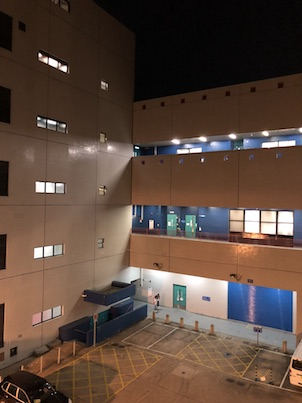
%> input picture ImageStitching/Code/testIMG/group1/5.JPG, 302 x 403 px
$ octave csit5410_assign3.m   (GNU Octave 9; MATLAB toolbox functions it lacks are replaced by stand-ins)
%> lines starting %> are read from the running program, lines starting %| are printed output that depends on the picture; in (x1, y1, x2, y2) boxes, pixels count from 0 and x2, y2 are one past the last pixel; in counts of white or black regions, pixels touching at a corner belong together; the program's own positions count from 1
### ImageStitching/Code/cylinderProjection.m
function imgD = cylinderProjection(img, degree)

H = size(img,1); % height of original image
W = size(img,2); % weight of original image
C = size(img,3); % channel of original image

f = W/(2*tan(degree/2)); % locus
newH = H;
newW = floor(2*f*atan(W/2/f));

% new image
imgD = uint8(zeros(newH,newW,C));
interpolation_method = 'nearest';

% Cylindrical Projection
for i = 1:size(imgD,1)
	for j = 1:size(imgD,2)
		% get coordinates of projection
		pos = reverse_transform(i,j,f,W,H);
		x = pos(1);y=pos(2);

		% assign intensity values (y,x)
		if y>=1 && y<=H && x>=1 && x<=W
			if strcmp(interpolation_method,'nearest')
				for k = 1:size(imgD,3)
					imgD(i,j,k) = img(round(y),round(x),k);
				end
			elseif strcmp(interpolation_method,'bilinear')
				for k = 1:size(imgD,3)
					y_0 = floor(y); y_1 = ceil(y);
					x_0 = floor(x); x_1 = ceil(x);
					f_00 = img(y_0,x_0,k); f_10 = img(y_1,x_0,k);
					f_01 = img(y_0,x_1,k); f_11 = img(y_1,x_1,k);

					value = f_00*(x_1-x)*(y_1-y) + f_10*(x-x_0)*(y_1-y) + f_01*(x_1-x)*(y-y_0) + f_11*(x-x_0)*(y-y_0);
					imgD(i,j,k) = round(value);
				end
			end
		end
	end
end

end

% reverse tranformation function of Cylindrical Projection
% [9 lines left out: function reverse_transform, not called in this run]

### ImageStitching/Code/harris.m
function [Points,V] = harris(Img, threshold)

% convert to gray scale and avoid overflow
im = double(rgb2gray(Img));

% Sobel detector
gx = [-1 -2 -1; 0 0 0; 1 2 1]; % horizontal
gy = [-1 0 1; -2 0 2; -1 0 1]; % vertical

% compute x and y derivatives
Ix = imfilter(im,gx);
Iy = imfilter(im,gy);

% compute products of derivatives
Ix2 = Ix.*Ix;
Iy2 = Iy.*Iy;
Ixy = Ix.*Iy;

% apply gaussian window filter to compute sum
gau_filter= fspecial('gaussian',[10 10]);
Ix2 = imfilter(Ix2,gau_filter);
Iy2 = imfilter(Iy2,gau_filter);
Ixy = imfilter(Ixy,gau_filter);

% for each pixel, get the value R and Rmax
R = zeros(size(Img,1),size(Img,2));
Rmax = 0;
for i = 1:size(Img,1)
	for j = 1:size(Img,2)
		det_M = Ix2(i,j)*Iy2(i,j) - Ixy(i,j)*Ixy(i,j) ;
		trace_M = Ix2(i,j)+Iy2(i,j) ;
		R(i,j) = det_M - 0.08* (trace_M*trace_M);
		if Rmax < R(i,j)
			Rmax = R(i,j);
		end
	end
end

% get the corner points coordinates and intesities
Points = [];
V = [];
% ignore the image border
for i = 2:size(Img,1)-1
	for j = 2:size(Img,2)-1
		if R(i,j)>=(Rmax*threshold) && nonmax_suppression(R,i,j)==1
			Points = [Points; [i,j]];
			V = [V; Img(i,j)];
		end
	end
end

end

% non max suppression: to pick the local maxima in 9*9 window
% [14 lines left out: function nonmax_suppression, not called in this run]

### ImageStitching/Code/featureDescribe.m
function descriptors = featureDescribe(img, Points)

% convert to gray scale and avoid overflow
im = double(rgb2gray(img));

% gaussian smoothing
gau_filter= fspecial('gaussian',[5 5]);
im = imfilter(im,gau_filter);
% avoid exceeding array bound
win_len = 20;
im = padarray(im,[win_len win_len]);

% go through each corner points
descriptors = [];
for k = 1:size(Points,1)
	y = Points(k,1)+win_len;
	x = Points(k,2)+win_len;
	% region window is center in (y,x)
	region = im(y-win_len+1 : y+win_len, x-win_len+1 : x+win_len);
	region = imresize(region, 0.2);

	% normalized intensity values
	region_value = zscore(region);
	region_value = region_value(:)'; % row vector

	% combine
	descriptors = [descriptors; region_value];

end

### ImageStitching/Code/distanceMatch.m
function [matchA, matchB] = distanceMatch(describeA,describeB,pointsA,pointsB, threshold)

matchA = []; matchB = [];
for i = 1:size(describeA,1)
	dis = zeros(1,size(describeB,1));
	for j = 1:size(describeB,1)
		dis(1,j) = L2(describeA(i,:)-describeB(j,:));
	end
	sorted_dis = sort(dis); % increasing order

	% closest neighbor has less than threshold times 2nd one
	if sorted_dis(1) < threshold*sorted_dis(2)
		[~,bestj] = min(dis);
		matchA = [matchA [pointsA(i,2) pointsA(i,1) 1]' ];  		% trap: (x,y,1)
		matchB = [matchB [pointsB(bestj,2) pointsB(bestj,1) 1]' ];
	end
end

end


% L2-norm of the vector
function l2 = L2(vec)
l2 = sqrt(sum(vec.*vec));
end

### ImageStitching/Code/RANSAC.m
function [H, inliers] = RANSAC(pointsA,pointsB,threshold,iteration)
% Random Sample Consensus
% inhomogeneous version

% initilization
max_cnt = 0;
bestH = zeros(3,3);
bestidx = [false false false false false false false false];
iter = 0;

% get the largest set of inliners
while true
	% select 8 pairs of points from two sets
	idx = randperm(size(pointsA,2),8);

	% caculate the transformation matrix H based on 8 pairs of points
	pA = pointsA(:,idx);
	pB = pointsB(:,idx);
	H = computeH(pA,pB);

	% determine the inliners
	v = H*pointsA - pointsB;
	err = sum(v.*v,1);			% sum of square difference
	cnt = sum(err<threshold); 	% the number of inliers

	% check termination condition
	if ((cnt/size(pointsA,2)) >0.95) || (iter>=iteration)
		break;
	end

	% update H if perform better
	if cnt > max_cnt
		max_cnt = cnt;
		bestH = H;
		bestidx = (err<threshold);
	end
	iter = iter+1;

end

% use Least square fit to re-compute H
inliers = bestidx;
pA = pointsA(:,bestidx);
pB = pointsB(:,bestidx);
H = least_square(pA,pB);

end

% compute transformation matrix H (inhomogeneous solution)
function H = computeH(pA, pB)

% construct M
M = [];
for i = 1:size(pA,2)
	xi = pA(1,i); yi = pA(2,i);
	xxi = pB(1,i); yyi = pB(2,i);
	Mi = [xi yi 1 0 0 0 -1*xxi*xi -1*xxi*yi; ...
		  0 0 0 xi yi 1 -1*yyi*xi -1*yyi*yi];
	M = [M; Mi];
end

% construct T
tmp = pB(1:2,:);
T = tmp(:);

% compute h
% pinv: solve singular matrix
h = pinv(M)*T; 	%inv(M)*T;

% get H
% H = [h(1) h(4) h(7); ...
% 	 h(2) h(5) h(8); ...
% 	 h(3) h(6) 1];
H = [h(1) h(2) h(3); ...
	 h(4) h(5) h(6); ...
	 h(7) h(8) 1];

end

% least squre fit to get matrix H
function H = least_square(pA,pB)
H = pB/pA;
end

### ImageStitching/Code/merge.m
function result = merge(imgA,imgB,H)

[hA,wA,~] = size(imgA); % based on Img A
[hB,wB,~] = size(imgB); % warped Img B

% get size and coordinates of merged result image
[newH,newW,y1,x1,y2,x2] = getMerge(hB,wB,hA,wA,H);

% merge image A and image B to get new image result
result = uint8(zeros(newH,newW,3));
interpolation_method = 'nearest';

% merge image B into result image
for i = 1:newH
	for j = 1:newW
		if i>=y1 && j>=x1
			% get coordinates of projection
			pos = H*([j,i,1]');
			x=pos(1)./pos(3); y=pos(2)./pos(3);
			if y>=1 && y<=hB && x>=1 && x<=wB
				result(i,j,:) = imgB(round(y),round(x),:);
			end
		end

	end
end

% merge image A into result image and do image blending
result = mergeA_blend(result, imgA, 1,1);

end

% get size and coordinates of merged result image
function [newH,newW,y1,x1,y2,x2] = getMerge(hB,wB,hA,wA,H)

% mesh-grid for the warped image B
[X,Y] = meshgrid(1:wB,1:hB);
posB = ones(3,hB*wB);
posB(1,:) = reshape(X,1,hB*wB);
posB(2,:) = reshape(Y,1,hB*wB);

% determine the four corner
new_pos = H\posB;
Bleft = min(new_pos(1,:));
Bright = max(new_pos(1,:));
Btop = min(new_pos(2,:));
Bbottom = max(new_pos(2,:));

% round to integer
left = fix(min([1,Bleft]));
right = fix(max([wA,Bright]));
top = fix(min([1,Btop]));
bottom = fix(max([hA,Bbottom]));

newH = bottom - top + 1;
newW = right - left + 1;
x1 = left;
y1 = top;
x2 = 2 - left;
y2 = 2 - top;

end

% merge image A into result image and do image blending
function [newImg] = mergeA_blend(result, unwarped_image, x, y)

% avoid calculation problem
result = double(result);
unwarped_image = double(unwarped_image);

% make masks for both images
result(isnan(result))=0;
mask1 = (result(:,:,1)>0 |result(:,:,2)>0 | result(:,:,3)>0);

newImg = zeros(size(result));
newImg(y:y+size(unwarped_image,1)-1, x: x+size(unwarped_image,2)-1,:) = unwarped_image;
mask2 = (newImg(:,:,1)>0 | newImg(:,:,2)>0 | newImg(:,:,3)>0);

mask = and(mask1, mask2);

% get overlapping region
[~,col] = find(mask);
left = min(col);
right = max(col);
mask = ones(size(mask));

% blend image B part
if(x<2)
	mask(:,left:right) = repmat(linspace(0,1,right-left+1),size(mask,1),1);
else
	mask(:,left:right) = repmat(linspace(1,0,right-left+1),size(mask,1),1);
end
result(:,:,1) = result(:,:,1).*mask;
result(:,:,2) = result(:,:,2).*mask;
result(:,:,3) = result(:,:,3).*mask;

% blend image A part
% reverse the alpha value
if(x<2)
	mask(:,left:right) = repmat(linspace(1,0,right-left+1),size(mask,1),1);
else
	mask(:,left:right) = repmat(linspace(0,1,right-left+1),size(mask,1),1);
end

newImg(:,:,1) = newImg(:,:,1).*mask + result(:,:,1);
newImg(:,:,2) = newImg(:,:,2).*mask + result(:,:,2);
newImg(:,:,3) = newImg(:,:,3).*mask + result(:,:,3);

end

### ImageStitching/Code/csit5410_assign3.m
clc;
close all;

imgA_name = './testIMG/group1/5.JPG';
imgB_name = './testIMG/group1/6.JPG';

imgA = imread(imgA_name);
%> imgA is the input picture: size 403x302x3 uint8; mean R, G, B 92.4, 72.4, 61
imgB = imread(imgB_name);
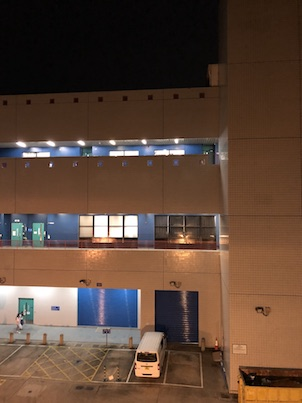
%> input picture ImageStitching/Code/testIMG/group1/6.JPG, 302 x 403 px
%> imgB is the input picture: size 403x302x3 uint8; mean R, G, B 94.1, 70, 55.6

% --------------------------Step 1--------------------------------
d = 0.9;
imgA = cylinderProjection(imgA, d);
imgB = cylinderProjection(imgB, d);
[height, width,~] = size(imgA);
%> height = 403; width = 281

figure,
subplot(1,2,1), imshow(imgA);
subplot(1,2,2), imshow(imgB);

[heightA,widthA,~] = size(imgA);
%> heightA = 403; widthA = 281

% --------------------------Step 2--------------------------------

[PointsA, V_A] = harris(imgA,0.01);
%> after the loop in harris, `for i = 1:size(Img,1)`: Rmax = 4.08e+10
%> after the loop in harris, `for i = 2:size(Img,1)-1`: Points = 132 rows, first 12: [62 34; 66 43; 69 52; 72 58; 83 92; 85 97; 123 32; 125 41; 126 48; 128 57; 130 32; 131 38]; V = 132 values, max 255 at index 16, min 2 at index 52, mean 168.7
%> PointsA has the same summary as Points in harris; V_A has the same summary as V in harris
[PointsB, V_B] = harris(imgB,0.01);
%> call 2 of harris, with threshold = 0.01
%> in harris (call 2), `Ixy = Ix.*Iy;`:
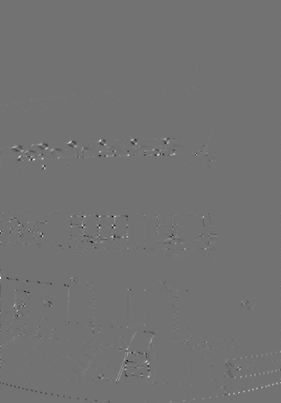
%> Ixy: size 403x281 double; min -262524, max 320424, mean 7.7; drawn with min black and max white
%> after the loop in harris (call 2), `for i = 1:size(Img,1)`: Rmax = 2.68e+10
%> after the loop in harris (call 2), `for i = 2:size(Img,1)-1`: Points = 110 rows, first 12: [139 174; 140 165; 141 132; 142 100; 144 69; 144 105; 145 75; 146 40; 147 47; 148 14; 148 83; 150 21]; V = 110 values, max 255 at index 6, min 15 at index 78, mean 163.8
%> PointsB has the same summary as Points in harris; V_B has the same summary as V in harris

x_A = PointsA(:,1);
%> x_A = 132 values from 62 to 395
y_A = PointsA(:,2);
%> y_A = 132 values, max 280 at index 14, min 7 at index 122, mean 145.7
figure,
subplot(1,2,1), imshow(imgA);
hold on
plot(y_A,x_A,'r+');
x_B = PointsB(:,1);
%> x_B = 110 values from 139 to 394
y_B = PointsB(:,2);
%> y_B = 110 values, max 280 at index 90, min 4 at index 28, mean 114.1
subplot(1,2,2), imshow(imgB);
hold on
plot(y_B,x_B,'r+');


describesA = featureDescribe(imgA, PointsA);
%> the loop in featureDescribe, `for k = 1:size(Points,1)` made 132 passes
%> (y, x) on passes 1 to 12: (82, 54), (86, 63), (89, 72), (92, 78), (103, 112), (105, 117), (143, 52), (145, 61), (146, 68), (148, 77), (150, 52), (151, 58)
describesB = featureDescribe(imgB, PointsB);
%> in featureDescribe (call 2), `im = padarray(im,[win_len win_len]);`:
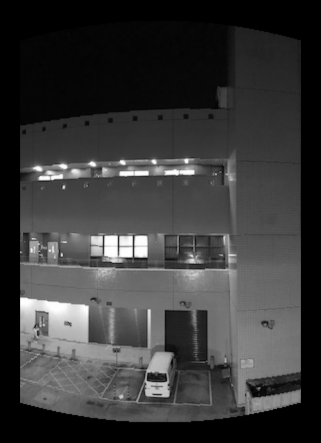
%> im: size 443x321 double; min 0, max 255, mean 57.8
%> the loop in featureDescribe (call 2), `for k = 1:size(Points,1)` made 110 passes
%> (y, x) on passes 1 to 12: (159, 194), (160, 185), (161, 152), (162, 120), (164, 89), (164, 125), (165, 95), (166, 60), (167, 67), (168, 34), (168, 103), (170, 41)
%> after the loop in featureDescribe (call 2), `for k = 1:size(Points,1)`:
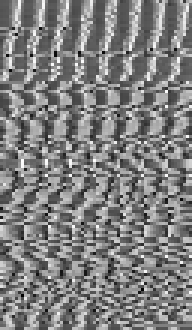
%> descriptors: size 110x64 double (shown 3 times larger); min -2.45, max 2.42, mean -5.99e-19; drawn with min black and max white

% --------------------------Step 3--------------------------------
[matchA, matchB] = distanceMatch(describesA, describesB, PointsA, PointsB, 0.5);
%> the loop in distanceMatch, `for i = 1:size(describeA,1)` made 132 passes
%> (bestj, matchA, matchB) on passes 15 to 18: (5, [217; 138; 1], [69; 144; 1]), (6, [217 252; 138 139; 1 1], [69 105; 144 144; 1 1]), (8, [217 252 188; 138 139 140; 1 1 1], [69 105 40; 144 144 146; 1 1 1]), (7, [217 252 188 223; 138 139 140 140; 1 1 1 1], [69 105 40 75; 144 144 146 145; 1 1 1 1])
%> bestj on passes 20, 21, 22, 25, 28, 29: 9, 11, 12, 14, 22, 25
%> after the loop in distanceMatch, `for i = 1:size(describeA,1)`: bestj = 105; dis = 110 values, max 14.62 at index 29, min 3.81 at index 77, mean 10.28; matchA = 36 columns, first 8: [217 252 188 223 195 231 169 261; 138 139 140 140 141 142 143 147; 1 1 1 1 1 1 1 1]; matchB = 36 columns, first 8: [69 105 40 75 47 83 21 114; 144 144 146 145 147 148 150 152; 1 1 1 1 1 1 1 1]
newImg = [imgA, imgB];
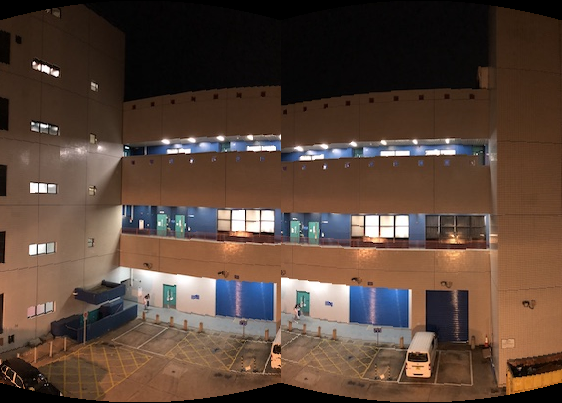
%> newImg: size 403x562x3 uint8; mean R, G, B 89.6, 68.6, 56.4
figure,
imshow(newImg);
hold on
plot(matchA(1,:),matchA(2,:),'r+');
plot(matchB(1,:)+width,matchB(2,:),'r+');
for i = 1:size(matchA,2)
    plot([matchA(1,i) matchB(1,i)+width],[matchA(2,i) matchB(2,i)],'g-');
end

% --------------------------Step 4--------------------------------
[H, inliers] = RANSAC(matchA, matchB, 10, 2000);
%> the loop in RANSAC, `while true` made 30 passes
%> (cnt, max_cnt) on passes 1, 6, 22: (8, 8), (12, 12), (33, 33)
%> cnt on passes 2, 3, 4, 5, 7, 8: 0, 0, 1, 0, 5, 0
%> after the loop in RANSAC, `while true`: bestidx = 36 logical values, 33 true; iter = 29
%> in RANSAC, `inliers = bestidx;`: inliers = 36 logical values, 33 true
%> in RANSAC, `pA = pointsA(:,bestidx);`: pA = 33 columns, first 8: [217 252 188 223 195 231 169 226; 138 139 140 140 141 142 143 151; 1 1 1 1 1 1 1 1]
%> in RANSAC, `pB = pointsB(:,bestidx);`: pB = 33 columns, first 8: [69 105 40 75 47 83 21 79; 144 144 146 145 147 148 150 157; 1 1 1 1 1 1 1 1]
%> in least_square, `H = pB/pA;`: H = [1 0.00416 -148.7; -0.0147 1 8.57; 0 0 1]
%> H = [1 0.00416 -148.7; -0.0147 1 8.57; 0 0 1]; inliers = 36 logical values, 33 true

% --------------------------Step 5--------------------------------
result = merge(imgA, imgB, H);
%> in getMerge, `Bleft = min(new_pos(1,:));`: Bleft = 147.7
%> in getMerge, `Bright = max(new_pos(1,:));`: Bright = 428.7
%> in getMerge, `Btop = min(new_pos(2,:));`: Btop = -5.35
%> in getMerge, `Bbottom = max(new_pos(2,:));`: Bbottom = 399.7
%> in getMerge, `left = fix(min([1,Bleft]));`: left = 1
%> in getMerge, `right = fix(max([wA,Bright]));`: right = 428
%> in getMerge, `top = fix(min([1,Btop]));`: top = -5
%> in getMerge, `bottom = fix(max([hA,Bbottom]));`: bottom = 403
%> in getMerge, `newH = bottom - top + 1;`: newH = 409
%> in getMerge, `newW = right - left + 1;`: newW = 428
%> in getMerge, `x1 = left;`: x1 = 1
%> in getMerge, `y1 = top;`: y1 = -5
%> in getMerge, `x2 = 2 - left;`: x2 = 1
%> in getMerge, `y2 = 2 - top;`: y2 = 7
%> in merge, `[newH,newW,y1,x1,y2,x2] = getMerge(hB,wB,hA,wA,H);`: newH = 409; newW = 428; y1 = -5; x1 = 1; y2 = 7; x2 = 1
%> in merge, `result = uint8(zeros(newH,newW,3));`: result: size 409x428x3 uint8; every value is 0
%> after the loop in merge, `for i = 1:newH`: pos = [282; 412.3; 1]; x = 282; y = 412.3
%> in mergeA_blend, `mask1 = (result(:,:,1)>0 |result(:,:,2)>0 | result(:,:,3)>0);`:
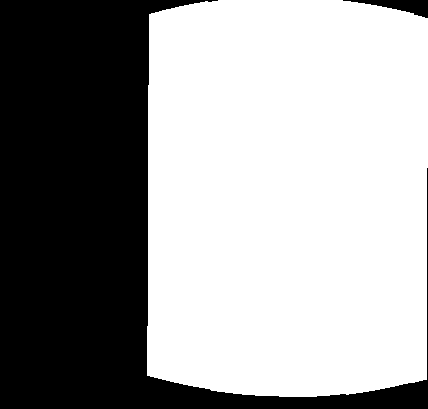
%> mask1: size 409x428 logical; 61.7% white; 2 black regions, box (x1, y1, x2, y2) and area: (0, 0, 428, 409) 66416, (343, 0, 428, 18) 671
%> in mergeA_blend, `mask2 = (newImg(:,:,1)>0 | newImg(:,:,2)>0 | newImg(:,:,3)>0);`: mask2: size 409x428 logical; 62.4% white; 1 black region, box (x1, y1, x2, y2) and area: (0, 0, 428, 409) 65880
%> in mergeA_blend, `mask = and(mask1, mask2);`: mask: size 409x428 logical; 28.6% white; 1 white region, box (x1, y1, x2, y2) and area: (147, 4, 281, 394) 50069
%> in mergeA_blend, `[~,col] = find(mask);`: col = 50069 values from 148 to 281
%> in mergeA_blend, `left = min(col);`: left = 148
%> in mergeA_blend, `right = max(col);`: right = 281
%> in mergeA_blend, `result(:,:,2) = result(:,:,2).*mask;`:
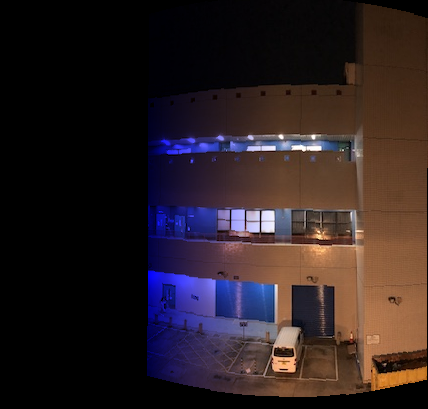
%> result: size 409x428x3 double; mean R, G, B 44.1, 32, 34.5


result = uint8(result);
figure,
imshow(result);
